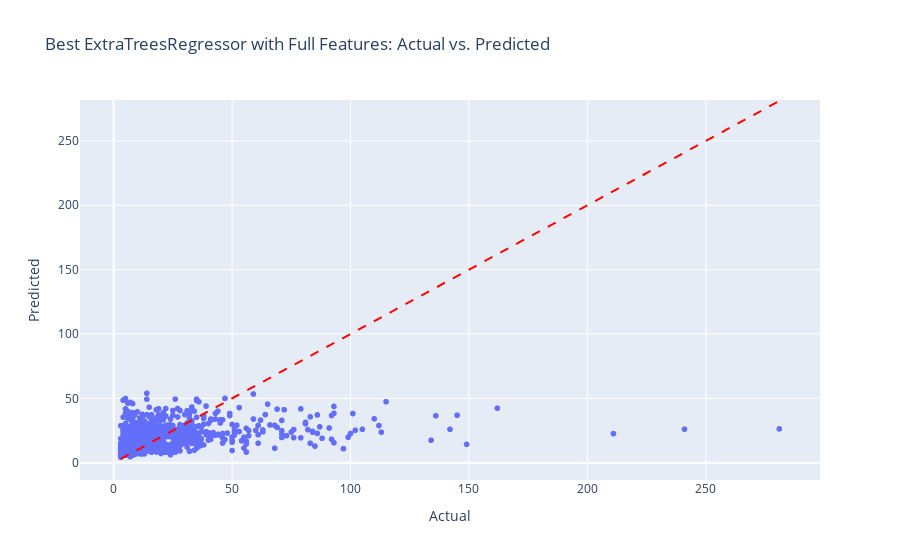

The code cell stored with this chart in its notebook:
### Markdown cell above
## Tester beste modellen på test-data

### Code cell
y_test_pred = best_et_model_grid.predict(X_test_imputed)
rmse = root_mean_squared_error(y_test, y_test_pred)
print(rmse)
plot_actual_vs_pred(y_test, y_test_pred, "Best ExtraTreesRegressor with Full Features")

### Figure 1 — Plotly figure (JSON) as saved in the notebook; plotly's stock layout.template omitted (floating-point values rounded to 4 significant figures; data arrays with more than 128 entries replaced by an {"elided": "..."} marker saying what was removed)
{"data": [{"hovertemplate": "Actual=%{x}<br>Predicted=%{y}<extra></extra>", "legendgroup": "", "marker": {"color": "#636efa", "symbol": "circle"}, "mode": "markers", "name": "", "showlegend": false, "type": "scattergl", "x": {"elided": "1161 int values"}, "xaxis": "x", "y": {"elided": "1161 float values"}, "yaxis": "y"}], "layout": {"legend": {"tracegroupgap": 0}, "shapes": [{"line": {"color": "Red", "dash": "dash"}, "type": "line", "x0": 3, "x1": 281, "y0": 3, "y1": 281}], "title": {"text": "Best ExtraTreesRegressor with Full Features: Actual vs. Predicted"}, "xaxis": {"anchor": "y", "domain": [0, 1], "title": {"text": "Actual"}}, "yaxis": {"anchor": "x", "domain": [0, 1], "title": {"text": "Predicted"}}}}
